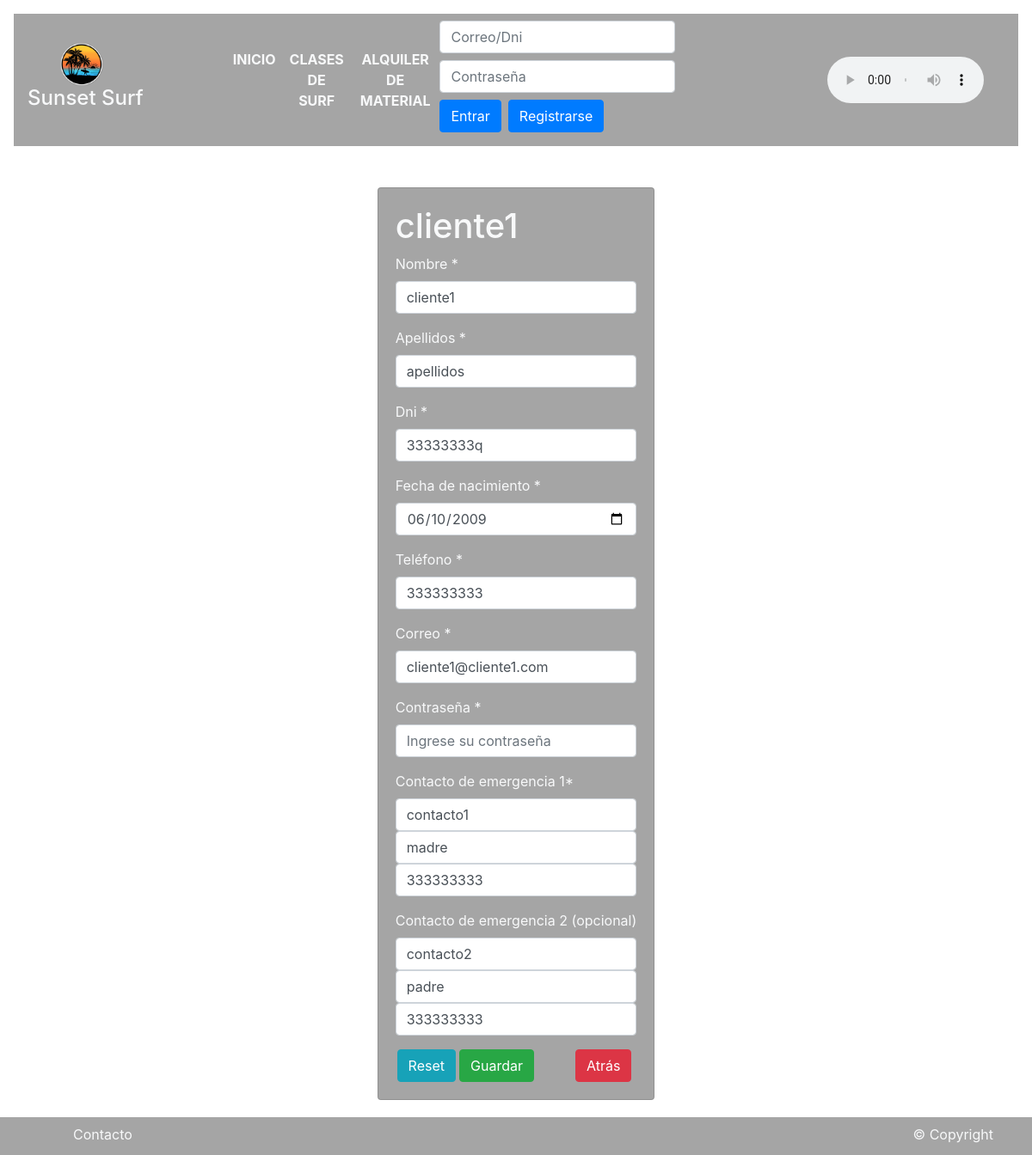
The app's page /?c=Cliente&a=editar&id=3&id_contacto=1 (signed in) with its own data.
### tables this page shows
CREATE TABLE `usuarios` (
  `id_usuario` int(11) NOT NULL,
  `nombre` varchar(30) NOT NULL,
  `apellidos` varchar(30) NOT NULL,
  `dni` varchar(30) NOT NULL,
  `fec_nac` date NOT NULL,
  `telefono` varchar(9) NOT NULL,
  `email` varchar(30) NOT NULL,
  `password` varchar(255) NOT NULL
);

CREATE TABLE `contactos_emergencia` (
  `id_contacto` int(11) NOT NULL,
  `nombre1` varchar(30) NOT NULL,
  `descripcion1` varchar(30) NOT NULL,
  `telefono1` varchar(9) NOT NULL,
  `nombre2` varchar(30) DEFAULT NULL,
  `descripcion2` varchar(30) DEFAULT NULL,
  `telefono2` varchar(9) DEFAULT NULL
);

### controller/cliente.controller.php (called while the page is built, shortened)
<?php
require_once '../model/entidades/usuario.php';
require_once '../model/entidades/cliente.php';
require_once '../model/entidades/contacto_emergencia.php';
require_once '../model/usuarioDAO.php';
require_once '../model/clienteDAO.php';
require_once '../model/contactoDAO.php';
class ClienteController {
    private $modelusuario;
    private $modelcontacto;
    private $modelcliente;
    public function __construct() {
        $this->modelusuario = new UsuarioDAO();
        $this->modelcontacto = new ContactoDAO();
        $this->modelcliente = new ClienteDAO();
    }
    public function editar() {
        $cli = new Cliente();
        $usu = new Usuario();
        $cont = new Contacto_emergencia();
        if (isset($_REQUEST['id']) && isset($_REQUEST['id_contacto'])) {
            $cli = $this->modelcliente->obtener($_REQUEST['id']);
            $usu = $this->modelusuario->obtener($_REQUEST['id']);
            $cont = $this->modelcontacto->obtener($_REQUEST['id_contacto']);
        }
        require_once '../view/header.php';
        require_once '../view/cliente/cliente-editar.php';
        require_once '../view/footer.php';
    }
}

### bd/conexion.php (called while the page is built, shortened)
<?php
class Conexion {
    private static $dbName = 'sunsetsurf';
    private static $dbHost = '127.0.0.1';
    private static $dbPort = '3307';
    private static $dbUsername = 'root';
    private static $dbUserPassword = '';
    private static $cont = null;
    public static function connect() {
        if (null == self::$cont) {
            try {
                self::$cont = new PDO("mysql:host=" . self::$dbHost . ";port=" . self::$dbPort . ";dbname=" . self::$dbName, self::$dbUsername, self::$dbUserPassword);
            } catch (PDOException $e) {
                die($e->getMessage());
            }
        }
        return self::$cont;
    }
}

### model/clienteDAO.php (called while the page is built, shortened)
<?php
require_once '../bd/conexion.php';
require_once '../model/entidades/cliente.php';
class ClienteDAO {
    private $pdo;
    public function __construct() {
        try {
            $this->pdo = Conexion::connect();
        } catch (Exception $e) {
            die($e->getMessage());
        }
    }
    public function obtener($id) {
        try {
            $stm = $this->pdo->prepare("SELECT id_cliente, nombre, apellidos, dni, fec_nac, telefono, email, num_clases, id_contacto_emerg, nombre1, descripcion1, telefono1, nombre2, descripcion2, telefono2
                                        FROM clientes
                                        INNER JOIN usuarios ON clientes.id_cliente=usuarios.id_usuario
                                        INNER JOIN contactos_emergencia ON clientes.id_contacto_emerg=contactos_emergencia.id_contacto
                                        WHERE id_cliente = ?");
            $stm->execute(array($id));
            return $stm->fetchObject("Cliente");
        } catch (Exception $e) {
            die($e->getMessage());
        }
    }
}

### model/entidades/cliente.php (called while the page is built, shortened)
<?php
class Cliente {
    private $id_cliente;
    function getId_cliente() {
        return $this->id_cliente;
    }
}

### model/usuarioDAO.php (called while the page is built, shortened)
<?php
require_once '../bd/conexion.php';
require_once '../model/entidades/usuario.php';
class UsuarioDAO {
    private $pdo;
    public function __construct() {
        try {
            $this->pdo = Conexion::connect();
        } catch (Exception $e) {
            die($e->getMessage());
        }
    }
    public function obtener($id) {
        try {
            $stm = $this->pdo->prepare("SELECT id_usuario, nombre, apellidos, dni, fec_nac, telefono, email
                                        FROM usuarios
                                        WHERE id_usuario = ?");
            $stm->execute(array($id));
            return $stm->fetchObject("Usuario");
        } catch (Exception $e) {
            die($e->getMessage());
        }
    }
}

### model/entidades/usuario.php (called while the page is built, shortened)
<?php
class Usuario {
    private $nombre;
    private $apellidos;
    private $dni;
    private $fec_nac;
    private $telefono;
    private $email;
    private $password;
    function getNombre() {
        return $this->nombre;
    }
    function getApellidos() {
        return $this->apellidos;
    }
    function getDni() {
        return $this->dni;
    }
    function getFec_nac() {
        return $this->fec_nac;
    }
    function getTelefono() {
        return $this->telefono;
    }
    function getEmail() {
        return $this->email;
    }
    function getPassword() {
        return $this->password;
    }
}

### model/contactoDAO.php (called while the page is built, shortened)
<?php
require_once '../bd/conexion.php';
require_once '../model/entidades/contacto_emergencia.php';
class ContactoDAO {
    private $pdo;
    public function __construct() {
        try {
            $this->pdo = Conexion::connect();
        } catch (Exception $e) {
            die($e->getMessage());
        }
    }
    public function obtener($id) {
        try {
            $stm = $this->pdo->prepare("SELECT id_contacto, nombre1, descripcion1, telefono1, nombre2, descripcion2, telefono2
                                        FROM contactos_emergencia
                                        WHERE id_contacto = ?");
            $stm->execute(array($id));
            return $stm->fetchObject("Contacto_emergencia");
        } catch (Exception $e) {
            die($e->getMessage());
        }
    }
}

### model/entidades/contacto_emergencia.php (called while the page is built, shortened)
<?php
class Contacto_emergencia {
    private $nombre1;
    private $descripcion1;
    private $telefono1;
    private $nombre2;
    private $descripcion2;
    private $telefono2;
    function getNombre1() {
        return $this->nombre1;
    }
    function getDescripcion1() {
        return $this->descripcion1;
    }
    function getTelefono1() {
        return $this->telefono1;
    }
    function getNombre2() {
        return $this->nombre2;
    }
    function getDescripcion2() {
        return $this->descripcion2;
    }
    function getTelefono2() {
        return $this->telefono2;
    }
}

### view/cliente/cliente-editar.php (the view, shortened to what this page needs)
<div class="d-flex justify-content-center mb-5">
    <div class="card-deck mt-5">
        <div class="transparent card text-light">
            <div class="card-body">
                <h1 class="page-header">
                    <?php echo $cli->getId_cliente() != null ? $usu->getNombre() : 'Nuevo Registro'; ?>
                </h1>
                <form id="frm-cliente" action="?c=Cliente&a=guardar" method="post" enctype="multipart/form-data">
                    <div class="form-group">
                        <label>Nombre *</label>
                        <input type="text" name="nombre" value="<?php echo $usu->getNombre(); ?>" class="form-control" placeholder="Ingrese su nombre" required />
                    </div>
                    <div class="form-group">
                        <label>Apellidos *</label>
                        <input type="text" name="apellidos" value="<?php echo $usu->getApellidos(); ?>" class="form-control" placeholder="Ingrese su apellido" required />
                    </div>
                    <div class="form-group">
                        <label>Dni *</label>
                        <input type="text" name="dni" value="<?php echo $usu->getDni(); ?>" class="form-control" placeholder="Ingrese su dni" required />
                    </div>
                    <div class="form-group">
                        <label>Fecha de nacimiento *</label>
                        <input type="date" name="fec_nac" value="<?php echo $usu->getFec_nac(); ?>" class="form-control datepicker" placeholder="Ingrese su fecha de nacimiento" required />
                    </div>
                    <div class="form-group">
                        <label>Teléfono *</label>
                        <input type="text" name="telefono" value="<?php echo $usu->getTelefono(); ?>" class="form-control datepicker" placeholder="Ingrese su teléfono" required />
                    </div>
                    <div class="form-group">
                        <label>Correo *</label>
                        <input type="text" name="email" value="<?php echo $usu->getEmail(); ?>" class="form-control" placeholder="Ingrese su correo electrónico" required />
                    </div>
                    <div class="form-group">
                        <label>Contraseña *</label>
                        <input type="password" name="password" value="<?php echo $usu->getPassword(); ?>" class="form-control" placeholder="Ingrese su contraseña" required />
                    </div>
                    <div class="form-group">
                        <label>Contacto de emergencia 1*</label>
                        <input type="text" name="nombre1" value="<?php echo $cont->getNombre1(); ?>" class="form-control" placeholder="Nombre" required />
                        <input type="text" name="descripcion1" value="<?php echo $cont->getDescripcion1(); ?>" class="form-control" placeholder="Descripción" required />
                        <input type="text" name="telefono1" value="<?php echo $cont->getTelefono1(); ?>" class="form-control" placeholder="Teléfono" required />
                    </div>
                    <div class="form-group">
                        <label>Contacto de emergencia 2 (opcional)</label>
                        <input type="text" name="nombre2" value="<?php echo $cont->getNombre2(); ?>" class="form-control" placeholder="Nombre" />
                        <input type="text" name="descripcion2" value="<?php echo $cont->getDescripcion2(); ?>" class="form-control" placeholder="Descripción" />
                        <input type="text" name="telefono2" value="<?php echo $cont->getTelefono2(); ?>" class="form-control" placeholder="Teléfono" />
                    </div>
                    <div class="d-flex justify-content-center">
                        <input class="btn btn-info mr-1" type="reset" value="Reset">
                        <button class="btn btn-success mr-5">Guardar</button>
                        <button class="btn btn-danger mr-1" onclick="history.back ()">Atrás</button>
                    </div>
                </form>
            </div>
        </div>
    </div>
</div>
</div>

### public/assets/css/style.css (style rules this page uses)
.transparent { background-color: rgba(66, 66, 66, 0.473); }

### records on screen
usuarios: nombre "cliente1", apellidos "apellidos", dni "33333333q", fec_nac "06/10/2009", telefono "333333333", email "cliente1@cliente1.com"
contactos_emergencia: nombre1 "contacto1", descripcion1 "madre", telefono1 "333333333", nombre2 "contacto2", descripcion2 "padre", telefono2 "333333333"
